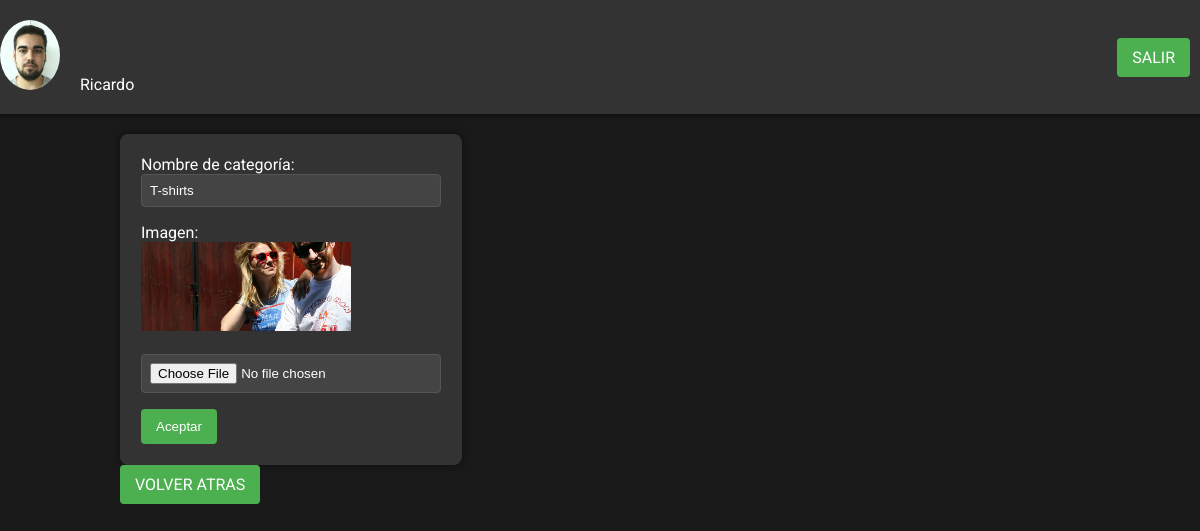
Page /PROYECTO/modificar_cat.php?idcat=1 (signed in) on the committed database.
### tables this page shows
CREATE TABLE `usuarios` (
  `login` varchar(20) NOT NULL,
  `password` varchar(255) NOT NULL,
  `imagen` varchar(255) NOT NULL,
  `nombre` varchar(50) NOT NULL
);

CREATE TABLE `categorias` (
  `id` int(11) NOT NULL,
  `nombre` varchar(100) NOT NULL,
  `imagen` varchar(255) NOT NULL
);

### PROYECTO/modificar_cat.php (the view, shortened to what this page needs)
<?php
if  (isset($_GET['idcat'])){
    $idcat=filter_input(INPUT_GET,'idcat',FILTER_VALIDATE_INT);
    include 'config.php';
    try{
	$con = new PDO($dsn,$usuario,$contrasena);
    } catch (PDOException $e){
    }
} else {
    header("location:categorias.php");
}
?>
<!DOCTYPE html>
<html lang="es">
<head>
</head>
<body>
  <header>
    <div>
        <?php
        try{
            $sql="SELECT nombre, imagen from usuarios";
            $stmt=$con->prepare($sql);
            if	($stmt->execute()){
                while	($fila=$stmt->fetch()){
                    echo "<img src='".$fila['imagen']."' width='60px' height='70px' />";
                    echo $fila['nombre'];
                }
            }
            } catch (PDOException $e){
                die ("Error al mostrar datos");
            } catch (Exception $e){
                die ("Error de acceso");
            }
        ?>
    </div>
    <a href="salir.php">SALIR</a>
  </header>
  <section>
    <?php
    try {
        $sql="SELECT * from categorias where id=:x";
        $stmt=$con->prepare($sql);
        if  ($stmt->execute([":x"=>$idcat])){
            if  ($fila=$stmt->fetch()){
    ?>
            <form method="post" enctype="multipart/form-data">
                Nombre de categoría: <input type="text" name="nombre" value="<?=$fila['nombre']?>"/>
                <?=isset($errores['nombre']) ? "<span style='color:red'>{$errores['nombre']}</span>" : ''?><br/>
                Imagen: <br><img src="<?=$fila['imagen']?>" width='70%' height='20%' /><br><br>
                <input type="file" name="imagen" />
                <?=isset($errores['imagen']) ? "<span style='color:red'>{$errores['imagen']}</span>" : ''?><br>
                <input type="submit"  name="aceptar" value="Aceptar"/>
            </form>
    <?php
            }
        }
    } catch (PDOException $e){
        die ("error al conectar". $e->getMessage());
    }
    ?>
    <a href="categorias.php">VOLVER ATRAS</a>
  </section>
</body>
</html>

### PROYECTO/modificar_cat.php (style rules this page uses)
body { display: flex; flex-direction: column; align-items: center; justify-content: center; margin: 0; font-family: 'Roboto', sans-serif; background-color: #1a1a1a; color: #fff; }
header { display: flex; align-items: center; justify-content: space-between; width: 100%; padding: 20px; background-color: #333; box-shadow: 0 2px 5px rgba(0, 0, 0, 0.5); }
header img { border-radius: 50%; margin-right: 20px; }
a, .button { display: inline-block; margin-right: 10px; background-color: #4CAF50; color: white; padding: 10px 15px; text-decoration: none; border: none; border-radius: 4px; cursor: pointer; }
section { width: 80%; margin-top: 20px; }
form { border: 1px solid #333; padding: 20px; border-radius: 8px; box-shadow: 0 0 10px rgba(0, 0, 0, 0.5); background-color: #333; width: 300px; }
input[type="text"], input[type="file"] { width: 100%; padding: 8px; margin-bottom: 16px; box-sizing: border-box; background-color: #444; color: #fff; border: 1px solid #555; border-radius: 4px; }
input[type="file"] { cursor: pointer; }
input[type="submit"] { background-color: #4CAF50; color: white; padding: 10px 15px; border: none; border-radius: 4px; cursor: pointer; }

### rows in the picture
usuarios: imagen (picture), nombre "Ricardo"
categorias: nombre "T-shirts", imagen (picture)
